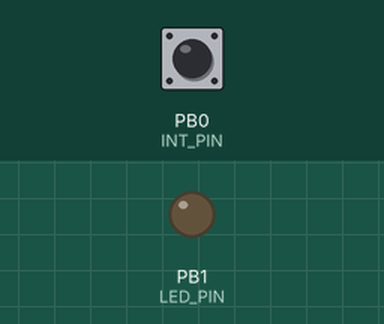
The sketch below on a simulated ATtiny85, built with avr-gcc and run on an emulated ATtiny85. Shown: output pins drawn as LEDs (lit = HIGH). Inputs (shaded band) come from the test bench; at power-on: PB0 (INT_PIN) HIGH. Sleep ends after the set time or at an interrupt.

Above: at 5.0 s.
5.1 s: PB0 (INT_PIN) pulled LOW for 0.15 s
At 6.1 s:
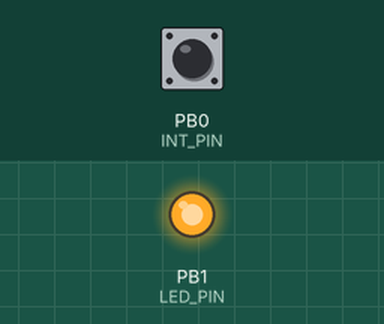
6.7 s: PB0 (INT_PIN) pulled LOW for 3.2 s
At 7.8 s:
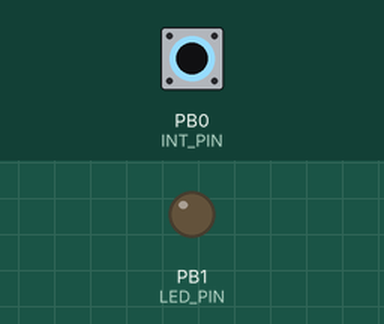
Timing chart, 0 to 11.4 s (numbered marks = the images above; inputs shaded):
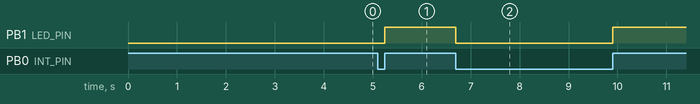

The sketch:

Sleep.ino
```cpp
// Requires headers for AVR defines and ISR function
#include <avr/io.h>
#include <avr/interrupt.h>
#include <avr/delay.h>
#include <avr/sleep.h>

#ifndef cbi
#define cbi(sfr, bit) (_SFR_BYTE(sfr) &= ~_BV(bit))
#endif
#ifndef sbi
#define sbi(sfr, bit) (_SFR_BYTE(sfr) |= _BV(bit))
#endif

#define INTERRUPT_PIN PCINT0  // This is PB1 per the schematic
#define INT_PIN PB0           // Interrupt pin of choice: PB1 (same as PCINT1) - Pin 6
#define LED_PIN PB1          // PB4 - Pin 3
#define PCINT_VECTOR PCINT0_vect      // This step is not necessary - it's a naming thing for clarity

volatile bool whistle_status = 0;

void setup() {
  pinMode(LED_PIN, OUTPUT);

  cli();                            // Disable interrupts during setup
  PCMSK |= (1 << INTERRUPT_PIN);    // Enable interrupt handler (ISR) for our chosen interrupt pin (PCINT1/PB1/pin 6)
  GIMSK |= (1 << PCIE);             // Enable PCINT interrupt in the general interrupt mask
  pinMode(INT_PIN, INPUT_PULLUP);   // Set our interrupt pin as input with a pullup to keep it stable
  sei();                            //last line of setup - enable interrupts after setup
  system_sleep();
}
// This is the interrupt handler called when there is any change on the INT_PIN
// ISR is defined in the headers - the ATtiny85 only has one handler

void loop(){
  if (whistle_status == 1){
    digitalWrite(LED_PIN, HIGH);
  }
  else{
    digitalWrite(LED_PIN, LOW);
    system_sleep();
  }
}

// set system into the sleep state
// system wakes up when wtchdog is timed out
void system_sleep() {
  whistle_status == 0;
  cbi(ADCSRA,ADEN);                    // switch Analog to Digitalconverter OFF

  set_sleep_mode(SLEEP_MODE_PWR_DOWN); // sleep mode is set here
  sleep_enable();

  sleep_mode();                        // System sleeps here

  sleep_disable();                     // System continues execution here when ISR is triggered
  sbi(ADCSRA,ADEN);                    // switch Analog to Digitalconverter ON
}


ISR(PCINT_VECTOR)
{
  if (whistle_status == 0){
    whistle_status = 1;
  }
  else{
    whistle_status = 0;
  }
  //delayMicroseconds(500);
}
```

Measured:
- after the input at 5.1 s, PB1 (LED_PIN): LOW → HIGH after 0.15 s
- after the input at 6.7 s, PB1 (LED_PIN): HIGH → LOW at once, → HIGH 3.2 s later
